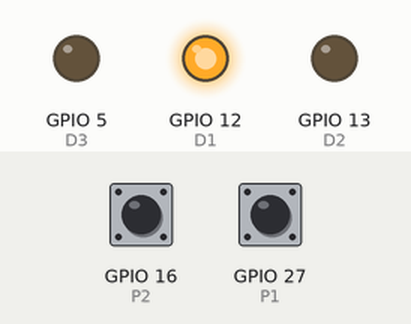
Simulated run of this sketch. Board: ESP32. Parts: output pins drawn as LEDs (lit = HIGH). The test bench sets the inputs (shaded band); at power-on: GPIO 16 (P2) HIGH, GPIO 27 (P1) HIGH. Pins used as bus, display or sensor lines are not drawn.

Above: at 1.2 s.
1.3 s: GPIO 16 (P2) pulled LOW for 0.15 s
At 2.7 s:
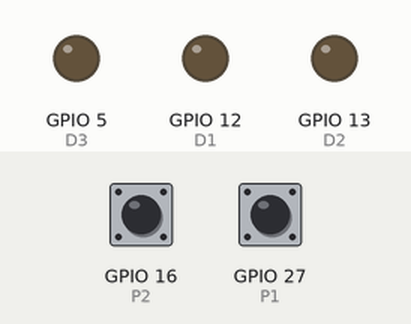
3.0 s: GPIO 27 (P1) pulled LOW for 0.15 s
At 3.15 s:
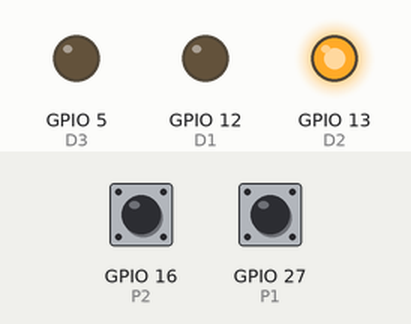
4.7 s: GPIO 16 (P2) pulled LOW for 1 s
At 5.4 s:
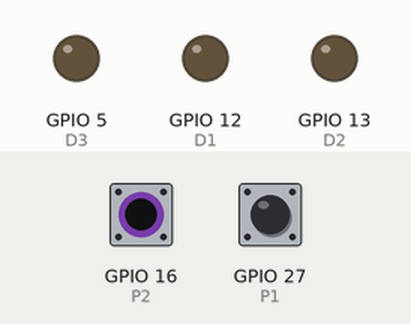
Timing chart, 0 to 7.7 s (numbered marks = the images above; inputs shaded):
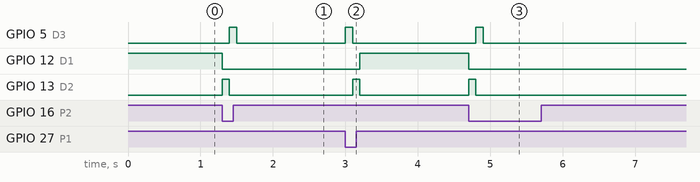

The sketch:

D08_mueveLED.ino
```cpp
//------------------------------------------------------------
// Programa: D08_mueveLED.ino (ESP32 + BIOS Shield)
// Autor: Gabriel Bravo Eguren T31A (15-01-2025)
// Descripción: : Realizar un programa que desplace un led de derecha a izquierda con los
//                pulsadores P1 y P2. Inicialmente el led se encuentra en el lado izquierdo (D1=0n). Si se pulsa P2 el
//                led se debe “desplazar” a la derecha a intervalos de 100ms. Si ahora se pulsa P1 el led se desplazará
//                a la izquierda de la misma manera a intervalos de 100ms. Si el led se encuentra a la izda y se pulsa
//                P1 o si se encuentra en el lado derecho y se pulsa P2 no debe producirse ningún desplazamiento
//------------------------------------------------------------

#define P1 27
#define P2 16

#define D1 12
#define D2 13
#define D3 5
#define D4 23

byte pos;

void setup()
{
  pinMode(P1, INPUT_PULLUP);
  pinMode(P2, INPUT_PULLUP);

  pinMode(D1, OUTPUT);
  pinMode(D2, OUTPUT);
  pinMode(D3, OUTPUT);
  pinMode(D4, OUTPUT);

  pos = 1;
  digitalWrite(D1, 1);
}


void loop()
{
  if(!digitalRead(P2) && pos == 1)
  {
    digitalWrite(D1, 0);
    digitalWrite(D2, 1);
    delay(100);

    digitalWrite(D2, 0);
    digitalWrite(D3, 1);
    delay(100);

    digitalWrite(D3, 0);
    digitalWrite(D4, 1);
    pos = 0;
  }

  if(!digitalRead(P1) && pos == 0)
  {
    digitalWrite(D4, 0);
    digitalWrite(D3, 1);
    delay(100);

    digitalWrite(D3, 0);
    digitalWrite(D2, 1);
    delay(100);

    digitalWrite(D2, 0);
    digitalWrite(D1, 1);
    pos = 1;
  }
}
```

Measured:
- after the input at 1.3 s, GPIO 5 (D3): LOW → HIGH after 0.10 s, → LOW 0.10 s later; GPIO 12 (D1): HIGH → LOW at once; GPIO 13 (D2): LOW → HIGH at once, → LOW 0.10 s later
- after the input at 3.0 s, GPIO 5 (D3): LOW → HIGH at once, → LOW 0.10 s later; GPIO 12 (D1): LOW → HIGH after 0.20 s; GPIO 13 (D2): LOW → HIGH after 0.10 s, → LOW 0.10 s later
- after the input at 4.7 s, GPIO 5 (D3): LOW → HIGH after 0.10 s, → LOW 0.10 s later; GPIO 12 (D1): HIGH → LOW at once; GPIO 13 (D2): LOW → HIGH at once, → LOW 0.10 s later
